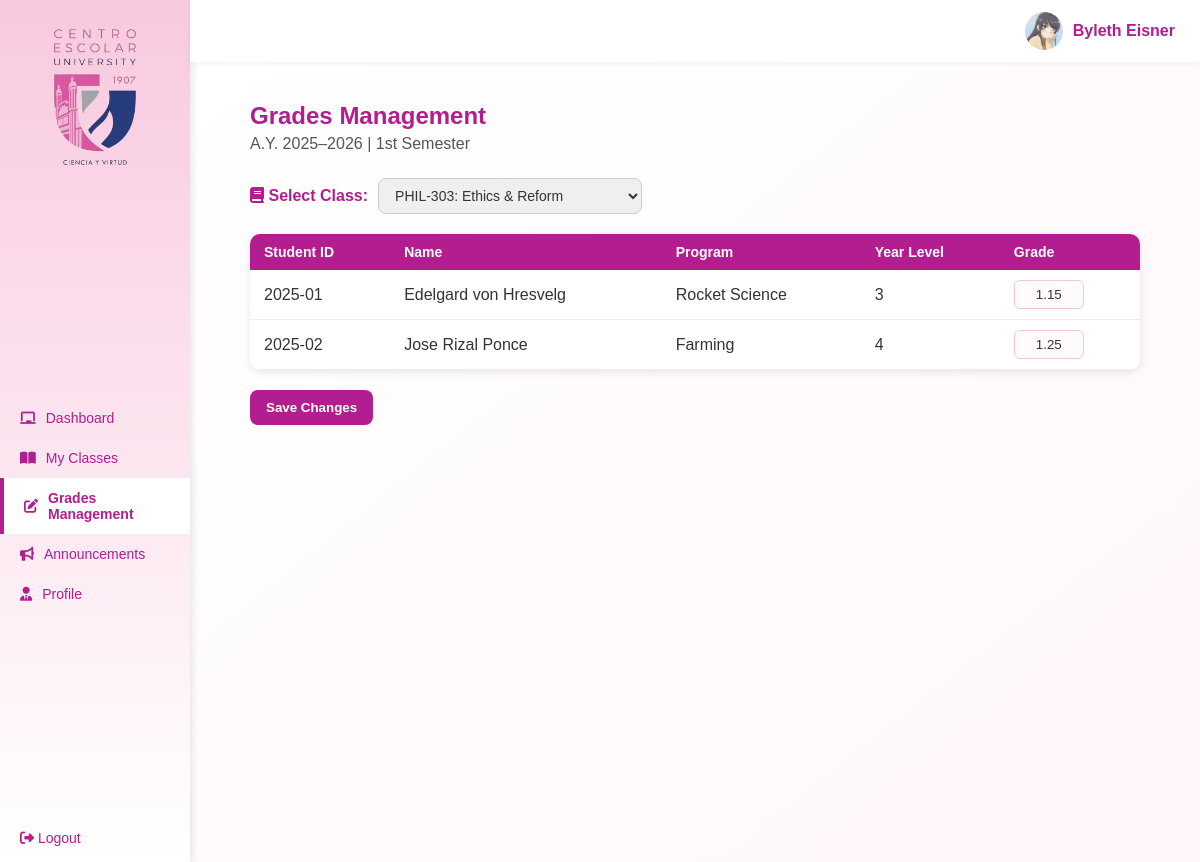
Screenshot of /ProfView/grades_prof.php?course_id=3 (signed in) with the database file from the repository.
### tables this page shows
CREATE TABLE `users` (
  `user_id` int NOT NULL,
  `username` varchar(50) NOT NULL,
  `password` varchar(255) NOT NULL,
  `full_name` varchar(100) DEFAULT NULL,
  `email` varchar(100) DEFAULT NULL,
  `role` enum('student','teacher','admin') DEFAULT 'student',
  `profile_pic` varchar(255) DEFAULT NULL,
  `created_at` datetime DEFAULT CURRENT_TIMESTAMP,
  `updated_at` datetime DEFAULT CURRENT_TIMESTAMP ON UPDATE CURRENT_TIMESTAMP,
  `about_me` text
);

CREATE TABLE `grades` (
  `grade_id` int NOT NULL,
  `student_id` int DEFAULT NULL,
  `course_id` int DEFAULT NULL,
  `grade` decimal(3,2) DEFAULT NULL,
  `encoded_by` int DEFAULT NULL,
  `date_encoded` datetime DEFAULT CURRENT_TIMESTAMP
);

### ProfView/grades_prof.php (the view, shortened to what this page needs)
<?php
include('../config/db_connect.php');
$teacher_id  = $_SESSION['user_id'];
$full_name   = $_SESSION['full_name'] ?? 'Teacher';
$stmt = $conn->prepare("SELECT profile_pic FROM users WHERE user_id = ?");
$stmt->bind_param("i", $teacher_id);
$stmt->execute();
$stmt->bind_result($profile_pic);
$avatar = (!empty($profile_pic))
    ? "../uploads/" . htmlspecialchars($profile_pic)
    : "images/ProfileImg.png";
$selected_course_id = $_GET['course_id'] ?? null;
$students = [];
$stmt = $conn->prepare("
    SELECT course_id, course_code, course_name
    FROM courses
    WHERE teacher_id = ?
");
$stmt->bind_param("i", $teacher_id);
$stmt->execute();
$courses = $stmt->get_result();
if ($selected_course_id) {
    $stmt = $conn->prepare("
        SELECT
            u.user_id AS student_id,
            u.full_name,
            u.email,
            COALESCE(si.student_id, '') AS real_student_id,
            COALESCE(si.program, '—') AS program,
            COALESCE(si.year_level, '—') AS year_level,
            g.grade
        FROM enrollments e
        JOIN users u ON u.user_id = e.student_id
        LEFT JOIN student_info si ON si.user_id = u.user_id
        LEFT JOIN grades g
            ON g.student_id = u.user_id AND g.course_id = e.course_id
        WHERE e.course_id = ?
        ORDER BY u.full_name ASC
    ");
    $stmt->bind_param("i", $selected_course_id);
    $stmt->execute();
    $students = $stmt->get_result();
}
?>
<!DOCTYPE html>
<html lang="en">
<head>
    <link rel="stylesheet" href="CSS/format.css">
    <link rel="stylesheet"
          href="https://cdnjs.cloudflare.com/ajax/libs/font-awesome/6.5.0/css/all.min.css">
</head>
<body>
<div class="portal-layout">
    <?php include('sidebar_prof.php'); ?>
    <main class="main-content">
        <header class="topbar">
            <div class="profile-section">
                <img src="<?= $avatar ?>" class="avatar">
                <span class="profile-name"><?= htmlspecialchars($full_name) ?></span>
            </div>
        </header>
        <section class="grades-management">
            <h1>Grades Management</h1>
            <p class="semester-text">A.Y. 2025–2026 | 1st Semester</p>
            <form method="GET" action="">
                <div class="class-dropdown">
                    <label for="classSelect"><i class="fa-solid fa-book"></i> Select Class:</label>
                    <select id="classSelect" name="course_id" onchange="this.form.submit()">
                        <?php while ($c = $courses->fetch_assoc()): ?>
                            <option value="<?= $c['course_id'] ?>"
                                <?= ($selected_course_id == $c['course_id']) ? 'selected' : '' ?>>
                                <?= htmlspecialchars($c['course_code'] . ": " . $c['course_name']) ?>
                            </option>
                        <?php endwhile; ?>
                    </select>
                </div>
            </form>
            <form method="POST">
                <div class="table-wrapper" id="gradesTableContainer">
                    <table class="table">
                        <thead>
                        <tr>
                            <th>Student ID</th>
                            <th>Name</th>
                            <th>Program</th>
                            <th>Year Level</th>
                            <th>Grade</th>
                        </tr>
                        </thead>
                        <tbody>
                        <?php if ($selected_course_id && $students->num_rows > 0): ?>
                            <?php while ($st = $students->fetch_assoc()): ?>
                                <tr>
                                    <td><?= htmlspecialchars($st['real_student_id']) ?></td>
                                    <td><?= htmlspecialchars($st['full_name']) ?></td>
                                    <td><?= htmlspecialchars($st['program']) ?></td>
                                    <td><?= htmlspecialchars($st['year_level']) ?></td>
                                    <td>
                                        <input type="text"
                                               name="grades[<?= $st['student_id'] ?>]"
                                               class="editable-grade"
                                               value="<?= htmlspecialchars($st['grade'] ?? '') ?>"
                                               pattern="^[0-9]{1,2}(\.[0-9]{1,2})?$"
                                               title="Enter a valid number (e.g., 1.00)">
                                    </td>
                                </tr>
                            <?php endwhile; ?>
                        <?php endif; ?>
                        </tbody>
                    </table>
                </div>
                <?php if ($selected_course_id): ?>
                    <button type="submit" class="save-btn">Save Changes</button>
                <?php endif; ?>
            </form>
        </section>
    </main>
</div>
</body>
</html>

### ProfView/CSS/format.css (style rules this page uses)
* { box-sizing: border-box; margin: 0; padding: 0; font-family: Arial, sans-serif; }
html, body { height: 100%; background-color: #fff; }
.portal-layout { display: flex; min-height: 100vh; }
.main-content { margin-left: 190px; width: calc(100% - 190px); display: flex; flex-direction: column; }
.topbar { background: #fff; display: flex; justify-content: space-between; align-items: center; padding: 12px 25px; box-shadow: 0 2px 6px rgba(0, 0, 0, 0.05); position: sticky; top: 0; z-index: 10; }
.profile-section { display: flex; align-items: center; gap: 10px; }
.avatar { width: 38px; height: 38px; border-radius: 50%; object-fit: cover; }
.profile-name { color: #b21e8f; font-weight: bold; }
.semester-text { color: #555; margin-bottom: 25px; }
.grades-management { padding: 40px 60px; background: linear-gradient(to bottom right, #fff, #fff6fa); min-height: 100vh; }
.grades-management h1 { color: #b21e8f; margin-bottom: 5px; }
.grades-management .semester-text { color: #555; margin-bottom: 25px; }
.class-dropdown { margin-bottom: 20px; display: flex; align-items: center; gap: 10px; }
.class-dropdown label { font-weight: bold; color: #b21e8f; }
.class-dropdown select { padding: 8px 12px; border-radius: 8px; border: 1px solid #ccc; font-size: 14px; color: #333; }
.table-wrapper { overflow-x: auto; margin-top: 15px; border-radius: 10px; box-shadow: 0 2px 8px rgba(0, 0, 0, 0.1); background: #fff; }
.table-wrapper table { width: 100%; border-collapse: collapse; }
.table-wrapper th { background-color: #b21e8f; color: white; padding: 10px 14px; text-align: left; font-size: 14px; }
.table-wrapper td { padding: 10px 14px; border-bottom: 1px solid #eee; color: #333; }
.editable-grade { background-color: #fffafc; border: 1px solid #f0c6da; border-radius: 6px; padding: 6px; width: 70px; text-align: center; color: #333; }
.save-btn { background-color: #b21e8f; color: white; border: none; border-radius: 8px; padding: 10px 16px; margin-top: 20px; cursor: pointer; font-weight: bold; transition: background-color 0.2s ease; }

### rows the page displays
users: profile_pic (picture)
grades: real_student_id "2025-01", student.full_name "Edelgard von Hresvelg", program "Rocket Science", year_level "3", grade "1.15"
grades: real_student_id "2025-02", student.full_name "Jose Rizal Ponce", program "Farming", year_level "4", grade "1.25"

### other values shown
$full_name "Byleth Eisner"
form field course_id "PHIL-303: Ethics & Reform"
